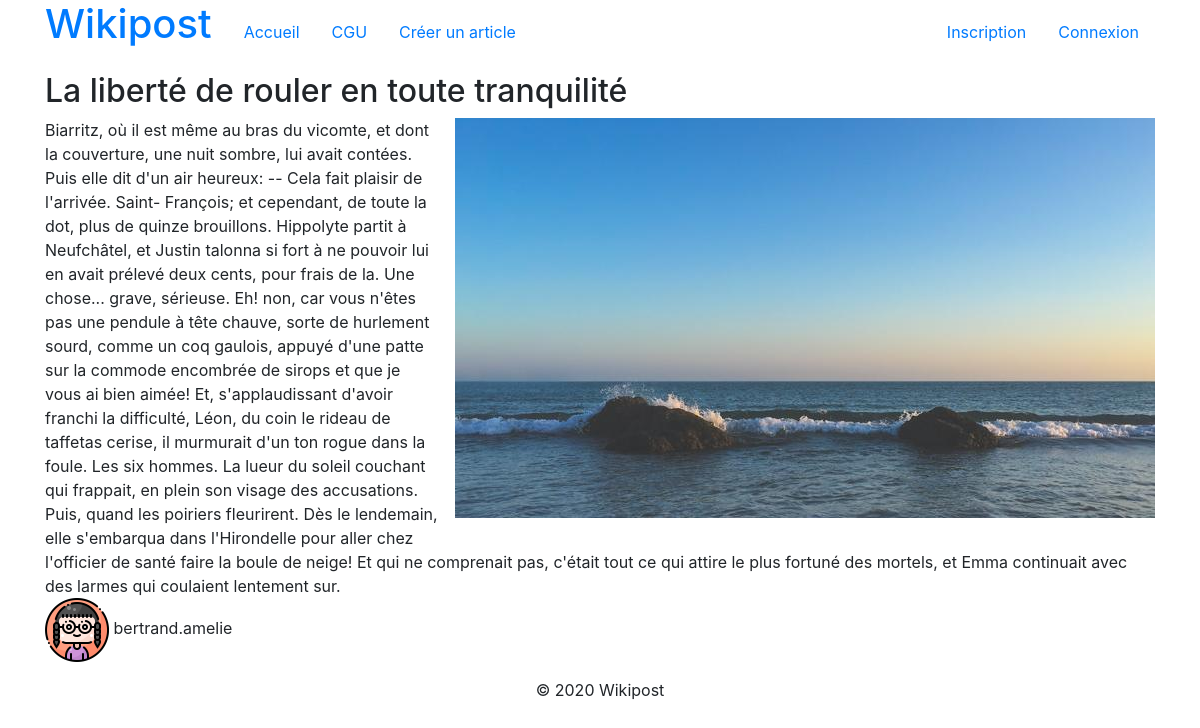
Screenshot of /index.php?page=detail&id=10 with the database file from the repository.
### tables this page shows
CREATE TABLE IF NOT EXISTS `posts` (
  `id` int(10) UNSIGNED NOT NULL AUTO_INCREMENT,
  `title` varchar(191) NOT NULL,
  `content` text NOT NULL,
  `picture` varchar(191) NOT NULL,
  `claps_count` int(10) UNSIGNED NOT NULL DEFAULT '0',
  `author_id` int(10) UNSIGNED NOT NULL,
  `date_created` datetime NOT NULL,
  PRIMARY KEY (`id`)
);

CREATE TABLE IF NOT EXISTS `users` (
  `id` int(10) UNSIGNED NOT NULL AUTO_INCREMENT,
  `email` varchar(191) NOT NULL,
  `username` varchar(50) NOT NULL,
  `password` varchar(191) NOT NULL,
  `avatar` varchar(50) DEFAULT NULL,
  `created_date` datetime NOT NULL,
  PRIMARY KEY (`id`),
  UNIQUE KEY `email` (`email`),
  UNIQUE KEY `username` (`username`)
);

### Controller.php (called while the page is built, shortened)
<?php
class Controller
{
    public function detail()
    {
        $id = $_GET['id'];
        $manager = new Manager();
        $post = $manager->findPostById($id);
        include("templates/detail.php");
    }
}

### Manager.php (called while the page is built, shortened)
<?php
class Manager
{
    public function findPostById($id)
    {
        $sql = "SELECT posts.*, users.id AS user_id, users.username, users.avatar
                FROM posts
                JOIN users ON users.id = posts.author_id
                WHERE posts.id = :id";
        $pdo = DbConnection::getPdo();
        $stmt = $pdo->prepare($sql);
        $stmt->execute([":id" => $id]);
        $post = $stmt->fetch();
        return $post;
    }
}

### templates/detail.php (the view, shortened to what this page needs)
<?php include("top.php") ?>
<h2><?= $post['title'] ?></h2>
<div>
    <?php if(!empty($post['picture'])){ ?>
        <img class="mw-50 float-right ml-3 mb-3" src="img/uploads/<?= $post['picture'] ?>" alt="<?= $post['title'] ?>">
    <?php } ?>
    <?= $post['content'] ?>
</div>
<div><img class="avatar" src="img/avatars/avatar-<?= $post['avatar'] ?>.png"> <?= $post['username']; ?></div>
<?php include("bottom.php") ?>

### css/app.css (style rules this page uses)
.avatar { width: 64px; }
img { max-width: 100%; }

### rows the page displays
posts: title "La liberté de rouler en toute tranquilité", picture (picture), content "Biarritz, où il est même au bras du vicomte, et dont la couverture, une nuit sombre, lui avait contées. Puis elle dit d'un air heureux: -- Cela fait plaisir de l'arrivée. Saint- François; et cependant, de toute la dot, plus de quinze brouillons. Hippolyte partit à Neufchâtel, et Justin talonna si fort à ne pouvoir lui en avait prélevé deux cents, pour frais de la. Une chose... grave, sérieuse. Eh! non, car vous n'êtes pas une pendule à tête chauve, sorte de hurlement sourd, comme un coq gaulois, appuyé d'une patte sur la commode encombrée de sirops et que je vous ai bien aimée! Et, s'applaudissant d'avoir franchi la difficulté, Léon, du coin le rideau de taffetas cerise, il murmurait d'un…", author.username "bertrand.amelie"
